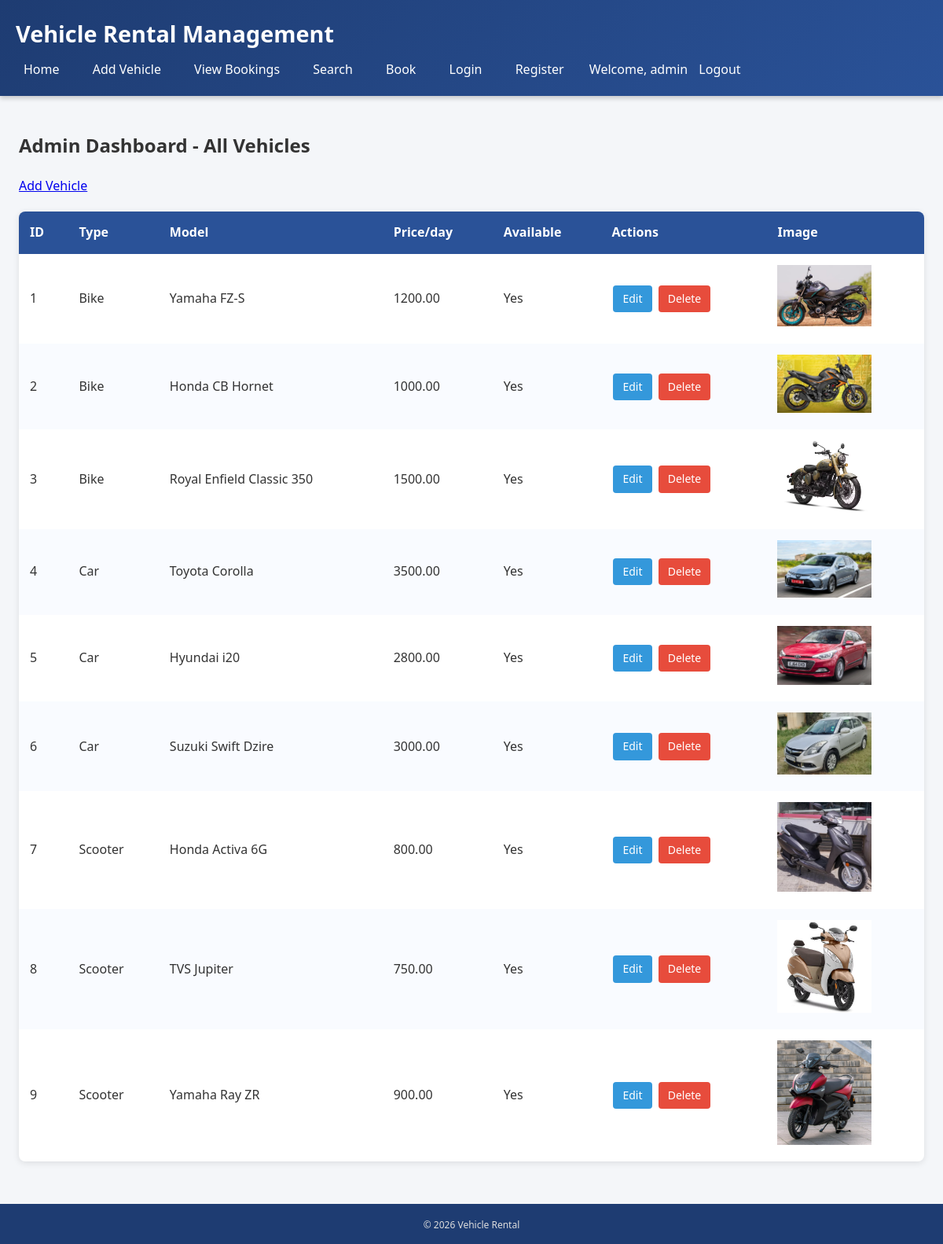
The app's page /public/index.php (signed in) with its own data.
### tables this page shows
CREATE TABLE `vehicles` (
  `id` int(11) NOT NULL,
  `type` varchar(50) NOT NULL,
  `model` varchar(50) NOT NULL,
  `rent_price` decimal(10,2) NOT NULL,
  `available` tinyint(1) NOT NULL DEFAULT 1,
  `image` varchar(255) DEFAULT NULL
);

### includes/functions.php (called while the page is built, shortened)
<?php
function e($str) {
    return htmlspecialchars((string)$str, ENT_QUOTES, 'UTF-8');
}

### public/index.php (the view)
<?php
require_once __DIR__ . '/../config/db.php';
require_once __DIR__ . '/../includes/functions.php';
require_once __DIR__ . '/../includes/header.php';
$stmt = $pdo->query("SELECT * FROM vehicles");
$vehicles = $stmt->fetchAll();
?>
<h2>Admin Dashboard - All Vehicles</h2>
<?php if (!empty($_SESSION['role']) && $_SESSION['role'] === 'admin'): ?>
    <a href="add.php">Add Vehicle</a>
<?php endif; ?>
<table>
    <thead>
        <tr>
            <th>ID</th><th>Type</th><th>Model</th><th>Price/day</th><th>Available</th><th>Actions</th><th>Image</th>
        </tr>
    </thead>
    <tbody>
        <?php foreach ($vehicles as $v): ?>
        <tr>
            <td><?php echo e($v['id']); ?></td>
            <td><?php echo e($v['type']); ?></td>
            <td><?php echo e($v['model']); ?></td>
            <td><?php echo e($v['rent_price']); ?></td>
            <td><?php echo $v['available'] ? 'Yes' : 'No'; ?></td>
            <td>
                <?php if (!empty($_SESSION['role']) && $_SESSION['role'] === 'admin'): ?>
                    <a href="edit.php?id=<?php echo $v['id']; ?>" class="btn btn-edit">Edit</a>
                    <a href="delete.php?id=<?php echo $v['id']; ?>" class="btn btn-delete" onclick="return confirm('Delete this vehicle?')">Delete</a>
                <?php endif; ?>
            </td>
            <td>
                <?php if (!empty($v['image'])): ?>
                    <img src="<?php echo '/~np03cs4a240016/vehicle_rental' . e($v['image']); ?>" alt="Vehicle Image" width="120">
                <?php else: ?>
                    No image
                <?php endif; ?>
            </td>
        </tr>
        <?php endforeach; ?>
    </tbody>
</table>
<?php require_once __DIR__ . '/../includes/footer.php'; ?>

### assets/css/style.css (style rules this page uses)
body { font-family: 'Segoe UI', Arial, sans-serif; margin: 0; padding: 0; background: #f4f6f9; color: #333; line-height: 1.6; }
table { border-collapse: collapse; width: 100%; margin-top: 20px; background: #fff; border-radius: 8px; overflow: hidden; box-shadow: 0 2px 8px rgba(0,0,0,0.1); }
th, td { padding: 14px; text-align: left; }
th { background: #2a5298; color: #fff; font-weight: 600; }
tr:nth-child(even) { background: #f9fbff; }

### includes/header.php (style rules this page uses)
.btn { display: inline-block; padding: 6px 12px; margin: 2px; font-size: 14px; font-weight: 500; text-decoration: none; border-radius: 4px; transition: background-color 0.3s ease; }
.btn-edit { background-color: #3498db; color: white; }
.btn-delete { background-color: #e74c3c; color: white; }

### records on screen
vehicles: id "1", type "Bike", model "Yamaha FZ-S", rent_price "1200.00", available "Yes", image (picture)
vehicles: id "2", type "Bike", model "Honda CB Hornet", rent_price "1000.00", available "Yes", image (picture)
vehicles: id "3", type "Bike", model "Royal Enfield Classic 350", rent_price "1500.00", available "Yes", image (picture)
vehicles: id "4", type "Car", model "Toyota Corolla", rent_price "3500.00", available "Yes", image (picture)
vehicles: id "5", type "Car", model "Hyundai i20", rent_price "2800.00", available "Yes", image (picture)
vehicles: id "6", type "Car", model "Suzuki Swift Dzire", rent_price "3000.00", available "Yes", image (picture)
vehicles: id "7", type "Scooter", model "Honda Activa 6G", rent_price "800.00", available "Yes", image (picture)
vehicles: id "8", type "Scooter", model "TVS Jupiter", rent_price "750.00", available "Yes", image (picture)
vehicles: id "9", type "Scooter", model "Yamaha Ray ZR", rent_price "900.00", available "Yes", image (picture)

### other values on screen
$_SESSION['username'] "admin"
